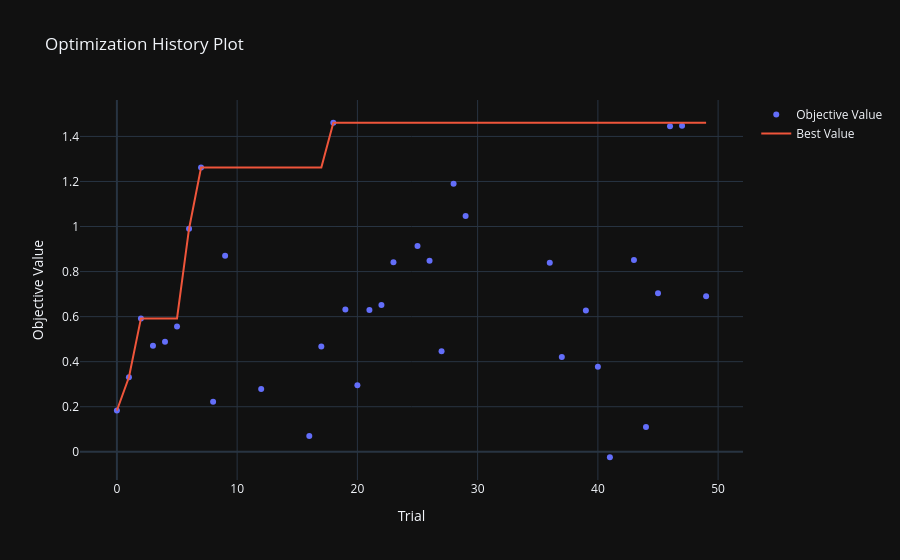

Notebook source saved alongside this figure:
### Markdown cell above
From the slice plot can notice a few things...

- ATR multiplier <2 also looks ideal as under 2 sortino values reach > 6

### Code cell
fig3 = optuna.visualization.plot_optimization_history(study)
show(fig3)

### Figure 1 — Plotly figure (JSON) as saved in the notebook; plotly's stock layout.template omitted (floating-point values rounded to 4 significant figures)
{"data": [{"mode": "markers", "name": "Objective Value", "x": [0, 1, 2, 3, 4, 5, 6, 7, 8, 9, 12, 16, 17, 18, 19, 20, 21, 22, 23, 25, 26, 27, 28, 29, 36, 37, 39, 40, 41, 43, 44, 45, 46, 47, 49], "y": [0.1832, 0.3309, 0.5921, 0.4707, 0.4886, 0.5566, 0.9902, 1.262, 0.2226, 0.8699, 0.2787, 0.07, 0.4677, 1.461, 0.6318, 0.2949, 0.6297, 0.6517, 0.8413, 0.9134, 0.8476, 0.446, 1.19, 1.046, 0.8397, 0.4208, 0.6268, 0.3773, -0.02426, 0.8509, 0.11, 0.7038, 1.445, 1.448, 0.69], "type": "scatter"}, {"mode": "lines", "name": "Best Value", "x": [0, 1, 2, 3, 4, 5, 6, 7, 8, 9, 10, 11, 12, 13, 14, 15, 16, 17, 18, 19, 20, 21, 22, 23, 24, 25, 26, 27, 28, 29, 30, 31, 32, 33, 34, 35, 36, 37, 38, 39, 40, 41, 42, 43, 44, 45, 46, 47, 48, 49], "y": [0.1832, 0.3309, 0.5921, 0.5921, 0.5921, 0.5921, 0.9902, 1.262, 1.262, 1.262, 1.262, 1.262, 1.262, 1.262, 1.262, 1.262, 1.262, 1.262, 1.461, 1.461, 1.461, 1.461, 1.461, 1.461, 1.461, 1.461, 1.461, 1.461, 1.461, 1.461, 1.461, 1.461, 1.461, 1.461, 1.461, 1.461, 1.461, 1.461, 1.461, 1.461, 1.461, 1.461, 1.461, 1.461, 1.461, 1.461, 1.461, 1.461, 1.461, 1.461], "type": "scatter"}, {"marker": {"color": "#cccccc"}, "mode": "markers", "name": "Infeasible Trial", "showlegend": false, "x": [], "y": [], "type": "scatter"}], "layout": {"title": {"text": "Optimization History Plot"}, "xaxis": {"title": {"text": "Trial"}}, "yaxis": {"title": {"text": "Objective Value"}}}}
